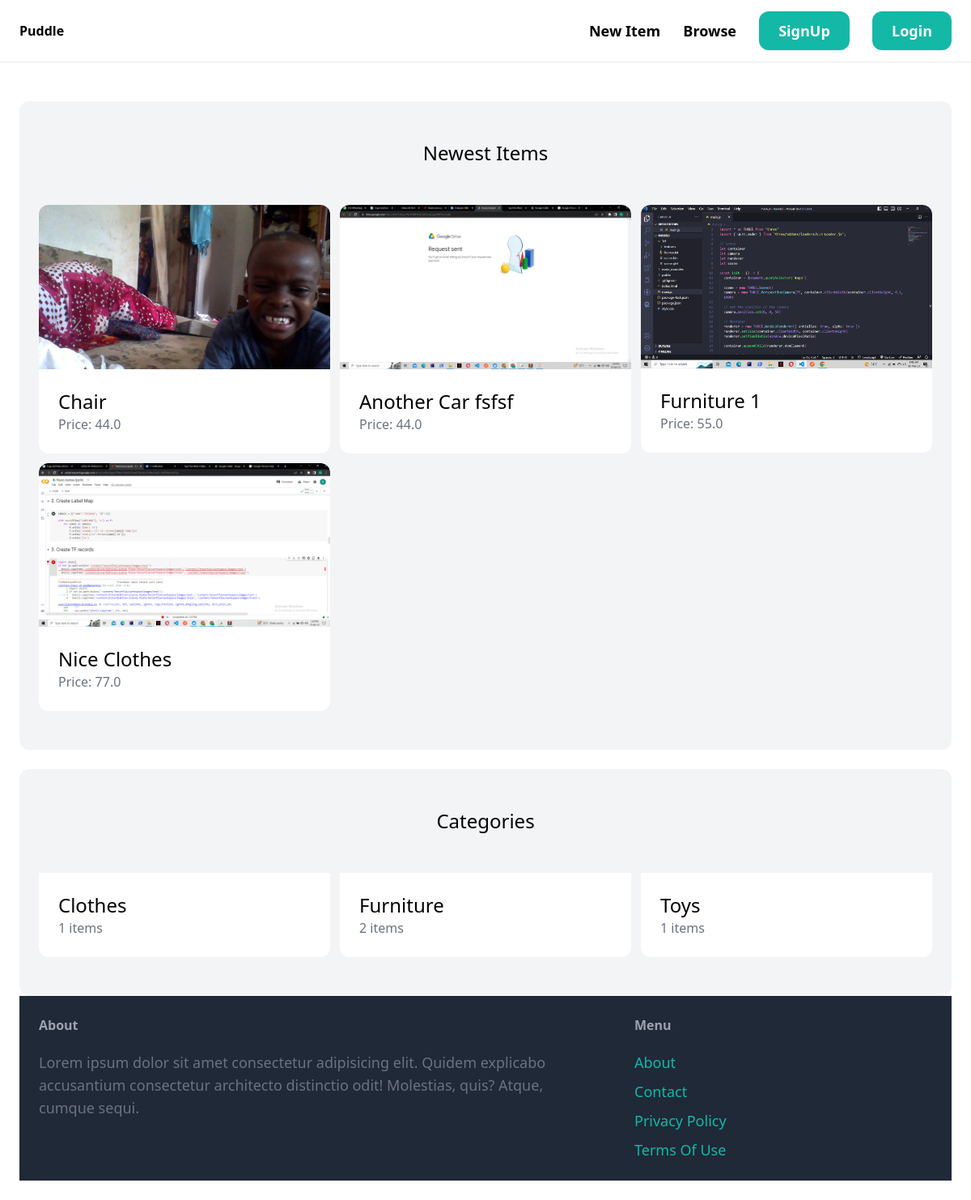
The page / on the database its author committed.
### item/models.py (models this page shows, shortened)
class Item(models.Model):
    category = models.ForeignKey(Category, on_delete=models.CASCADE, related_name = 'items')
    name = models.CharField(max_length=255)
    description = models.TextField(blank=True, null=True)
    price = models.FloatField()
    image = models.ImageField(upload_to='item_images', blank=True, null=True)
    is_sold = models.BooleanField(default=False)
    created_at = models.DateTimeField(auto_now_add=True)
    created_by = models.ForeignKey(User, on_delete=models.CASCADE, related_name='items')

class Category(models.Model):
    name = models.CharField(max_length=255)
    class Meta:
        ordering = ('name',)
        verbose_name_plural = 'Categories'

### core/views.py (the view)
# urls.py: path('', views.index, name ='index'),
def index(request):
    items = Item.objects.filter(is_sold = False)[0:6]
    categories = Category.objects.all()
    return render(request, 'core/index.html', {
        'categories': categories,
        'items': items
    })

### core/templates/core/index.html (shortened to what this page needs)
{% extends 'core/base.html' %}
{% block content %}
    <div class="mt-6 px-6 py-12 bg-gray-100 rounded-xl">
        <h2 class="mb-12 text-2xl text-center">Newest Items</h2>
        <div class="grid grid-cols-3 gap-3">
            {% for item in items %}
                <div>
                    <a href="{% url 'item:detail' item.id %}">
                        <div>
                            <img src="{{ item.image.url }}" alt="" class="rounded-t-xl">
                        </div>
                        <div class="p-6 bg-white rounded-b-xl">
                            <h2 class="text-2xl">{{ item.name }}</h2>
                            <p class="text-gray-500">Price: {{ item.price }}</p>
                        </div>
                    </a>
                </div>
            {% endfor %}
        </div>
    </div>
    <div class="mt-6 px-6 py-12 bg-gray-100 rounded-xl">
        <h2 class="mb-12 text-2xl text-center">Categories</h2>
        <div class="grid grid-cols-3 gap-3">
            {% for category in categories %}
                <div>
                    <a href="#">
                        <div class="p-6 bg-white rounded-b-xl">
                            <h2 class="text-2xl">{{ category.name }}</h2>
                            <p class="text-gray-500">{{ category.items.count }} items</p>
                        </div>
                    </a>
                </div>
            {% endfor %}
        </div>
{% endblock content %}

### rows shown on the page
Item: image (picture), name "Chair", price "44.0"
Item: image (picture), name "Another Car fsfsf", price "44.0"
Item: image (picture), name "Furniture 1", price "55.0"
Item: image (picture), name "Nice Clothes", price "77.0"
Category: name "Clothes", items.count "1"
Category: name "Furniture", items.count "2"
Category: name "Toys", items.count "1"
